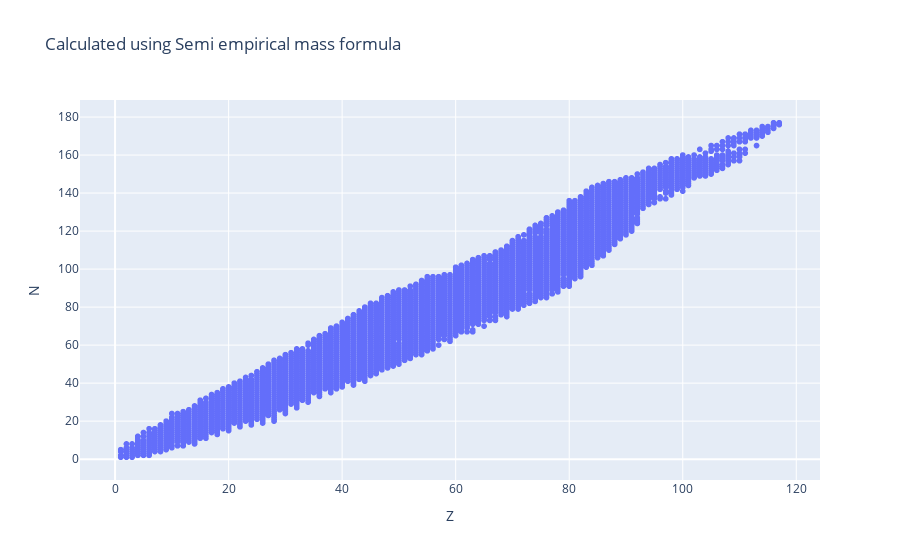

The code cell stored with this chart in its notebook:
### Markdown cell above
Imported data from excel sheet

### Code cell
df2 = pd.read_csv('nndc_nudat_data_export_z_n_t.csv')
display(df2.head())

fig2 = px.scatter(df2, x='Z', y='N', hover_name='halflife(Seconds)',
                title='Calculated using Semi empirical mass formula')
fig2.show()

### Figure 1 — Plotly figure (JSON) as saved in the notebook; plotly's stock layout.template omitted (floating-point values rounded to 4 significant figures; data arrays with more than 128 entries replaced by an {"elided": "..."} marker saying what was removed)
{"data": [{"hovertemplate": "<b>%{hovertext}</b><br><br>Z=%{x}<br>N=%{y}<extra></extra>", "hovertext": {"elided": "3160 str values"}, "legendgroup": "", "marker": {"color": "#636efa", "symbol": "circle"}, "mode": "markers", "name": "", "showlegend": false, "type": "scattergl", "x": {"elided": "3160 int values"}, "xaxis": "x", "y": {"elided": "3160 int values"}, "yaxis": "y"}], "layout": {"legend": {"tracegroupgap": 0}, "title": {"text": "Calculated using Semi empirical mass formula"}, "xaxis": {"anchor": "y", "domain": [0, 1], "title": {"text": "Z"}}, "yaxis": {"anchor": "x", "domain": [0, 1], "title": {"text": "N"}}}}
